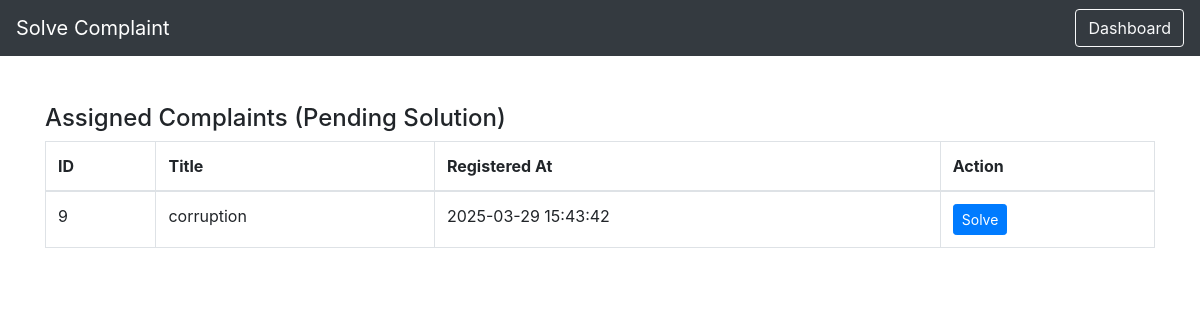
The page /depthead/solve_complaint_dept_head.php (signed in) on the database its author committed.
### tables this page shows
CREATE TABLE `complaints` (
  `id` int(11) NOT NULL,
  `citizen_id` int(11) NOT NULL,
  `department_id` int(11) NOT NULL,
  `title` varchar(255) NOT NULL,
  `description` text NOT NULL,
  `status` enum('registered','in_progress','solved','referred') DEFAULT 'registered',
  `priority` enum('top','medium','normal','low') DEFAULT 'normal',
  `officer_id` int(11) DEFAULT NULL,
  `dept_head_id` int(11) DEFAULT NULL,
  `referred_by` int(11) DEFAULT NULL,
  `referred_at` timestamp NULL DEFAULT NULL,
  `remarks` text DEFAULT NULL,
  `response` text DEFAULT NULL,
  `review_rating` int(11) DEFAULT NULL,
  `review_feedback` text DEFAULT NULL,
  `ai_summary_complaint` text DEFAULT NULL,
  `ai_summary_response` text DEFAULT NULL,
  `target_id` int(11) DEFAULT NULL,
  `target_role` enum('officer','dept_head') DEFAULT NULL,
  `created_at` timestamp NOT NULL DEFAULT current_timestamp(),
  `updated_at` timestamp NOT NULL DEFAULT current_timestamp() ON UPDATE current_timestamp()
);

### depthead/solve_complaint_dept_head.php (the view, shortened to what this page needs)
<?php
include('../config.php');
$dept_head_id = $_SESSION['dept_head_id'];
?>
<!DOCTYPE html>
<html lang="en">
<head>
  <link rel="stylesheet" href="https://stackpath.bootstrapcdn.com/bootstrap/4.5.2/css/bootstrap.min.css">
</head>
<body>
  <nav class="navbar navbar-expand-lg navbar-dark bg-dark">
    <span class="navbar-brand">Solve Complaint</span>
    <div class="ml-auto">
      <a href="dept_head_dashboard.php" class="btn btn-outline-light">Dashboard</a>
    </div>
  </nav>
  <div class="container mt-5">
    <?php if (isset($complaint)): ?>
      <h4>Complaint Details (ID: <?php echo $complaint['id']; ?>)</h4>
      <p><strong>Title:</strong> <?php echo htmlspecialchars($complaint['title']); ?></p>
      <p><strong>Description:</strong> <?php echo htmlspecialchars($complaint['description']); ?></p>
      <hr>
      <h5>Mark as Solved</h5>
      <form method="POST" action="">
        <div class="form-group">
          <label>Response</label>
          <textarea name="response" required class="form-control" placeholder="Enter response"></textarea>
        </div>
        <div class="form-group">
          <label>Remarks</label>
          <textarea name="remarks" required class="form-control" placeholder="Enter your remarks"></textarea>
        </div>
        <button type="submit" name="solve" class="btn btn-success">Solve Complaint</button>
      </form>
      <a href="assign_complaint.php" class="btn btn-secondary mt-3">Back to List</a>
    <?php else: ?>
      <h4>Assigned Complaints (Pending Solution)</h4>
      <?php
      $list_sql = "SELECT * FROM complaints
                   WHERE dept_head_id = '$dept_head_id'
                     AND TRIM(LOWER(status)) != 'solved'
                   ORDER BY created_at DESC";
      $list_result = $conn->query($list_sql);
      if ($list_result && $list_result->num_rows > 0) { ?>
        <table class="table table-bordered">
          <thead>
            <tr>
              <th>ID</th>
              <th>Title</th>
              <th>Registered At</th>
              <th>Action</th>
            </tr>
          </thead>
          <tbody>
            <?php while ($row = $list_result->fetch_assoc()) { ?>
              <tr>
                <td><?php echo $row['id']; ?></td>
                <td><?php echo htmlspecialchars($row['title']); ?></td>
                <td><?php echo $row['created_at']; ?></td>
                <td>
                  <a href="solve_complaint_dept_head.php?complaint_id=<?php echo $row['id']; ?>" class="btn btn-primary btn-sm">Solve</a>
                </td>
              </tr>
            <?php } ?>
          </tbody>
        </table>
      <?php } else {
        echo "<div class='alert alert-info'>No complaints pending solution.</div>";
      } ?>
    <?php endif; ?>
  </div>
</body>
</html>

### rows shown on the page
complaints: id "9", title "corruption", created_at "2025-03-29 15:43:42"
